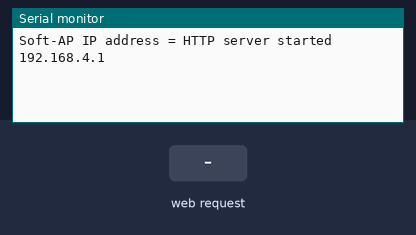
A sketch run on a simulated ESP8266 (NodeMCU). Parts: the last lines printed to the serial monitor. Inputs (shaded band) come from the test bench.

Above: at 1.2 s.
1.3 s: HTTP request GET /socket1On received
At 2.7 s:
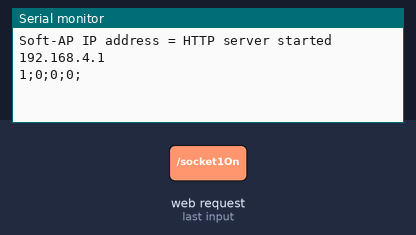
3.5 s: HTTP request GET /socket1Off received
At 4.3 s:
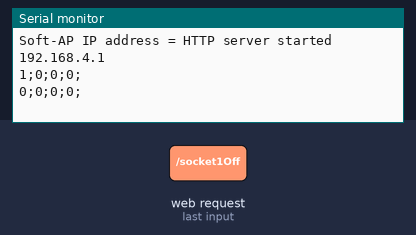

The sketch:

wifi_to_uart_v2.ino
```cpp
#include <ESP8266WiFi.h>
#include <WiFiClient.h>
#include <ESP8266WebServer.h>

#ifndef APSSID
#define APSSID "Reostat"
#define APPSK  "Password"
#endif

int nagrew = 0;
int led = 0;
int culer = 0;
int pid = 0;

//char str[32] = "";
char data[50];
const char *ssid = APSSID;
const char *password = APPSK;
int machine=1;
IPAddress apip;
ESP8266WebServer server(80);

void setup() {
  //pid_on = 0;
  Serial.begin(9600);
  Serial.setTimeout(1000);
  WiFi.softAP(ssid, password);
  Serial.print("Soft-AP IP address = ");
  apip = WiFi.softAPIP();

  //+++++++++++++++++++++++ START  nagrew ++++++++++++++++++++
  server.on("/", [](){
    server.send(200, "text/html", webPage());
  });
  server.on("/socket1On", [](){
    nagrew = 1;
    server.send(200, "text/html", webPage());
    delay(100);

  });
  server.on("/socket1Off", [](){
    nagrew = 0;
    server.send(200, "text/html", webPage());
    delay(100);
   //+++++++++++++++++++++++ END  nagrew ++++++++++++++++++++

   //+++++++++++++++++++++++ START  led  ++++++++++++++++++++
  });
  server.on("/socket2On", [](){
    led = 1;
    server.send(200, "text/html", webPage());
    delay(100);
  });
  server.on("/socket2Off", [](){
    led = 0;
    server.send(200, "text/html", webPage());
    delay(100);

   // +++++++++++++++++++++++ END  led ++++++++++++++++++++

   //+++++++++++++++++++++++ START  culer  ++++++++++++++++++++
  });
  server.on("/socket3On", [](){
    culer = 1;
    server.send(200, "text/html", webPage());
    delay(100);
  });
  server.on("/socket3Off", [](){
    culer = 0;
    server.send(200, "text/html", webPage());
    delay(100);

   // +++++++++++++++++++++++ END  culer ++++++++++++++++++++

  //+++++++++++++++++++++++ START  pid  ++++++++++++++++++++
  });
   server.on("/socket4On", [](){
    pid = 1;
    server.send(200, "text/html", webPage());
    delay(100);
  });
  server.on("/socket4Off", [](){
    pid = 0;
    server.send(200, "text/html", webPage());
    delay(100);

   // +++++++++++++++++++++++ END  pid ++++++++++++++++++++


  });

  server.begin();
  Serial.println("HTTP server started");
  Serial.println(apip);
}
unsigned long last_time = 0;
int change1 = 0;
int change2 = 0;
int change3 = 0;
int change4 = 0;
void loop() {

  if (millis() - last_time > 1000)
  {
    if ((change1 != nagrew) || (change2 != led) || (change3 != culer) || (change4 != pid)){
    change1 = nagrew;
    change2 = led;
    change3 = culer;
    change4 = pid;
    Serial.print(nagrew);
    Serial.print(";");
    Serial.print(led);
    Serial.print(";");
    Serial.print(culer);
    Serial.print(";");
    Serial.print(pid);
    Serial.println(";");
    }
    last_time = millis();
  }
  // if (Serial.available()){

  //  int amount = Serial.readBytesUntil('\n',data ,50);
  //  data[amount] = NULL;
  //  amount+=1;
  //  //Serial.println(data);
  //  }
    // if (pid_on == 1 && machine==1){
    //  machine=0;
    //  char data1[3];
    //  data1[0] = 'p';
    //  data1[1] = '\n';
    //  data1[2] = NULL;
    //  Serial.print(data1);
    //  pid_on = 0;
    //  }
    //Serial.println('p');
  //Serial.println(apip);
  //delay(500);
  server.handleClient();
}


String webPage()
{
  String web;
  web += "<head><meta name=\"viewport\" content=\"width=device-width, initial-scale=1\"/> <meta charset=\"utf-8\"><title>ESP 8266</title><style>button{color:red;padding: 10px 27px;}</style></head>";
  web += "<h1 style=\"text-align: center;font-family: Open sans;font-weight: 100;font-size: 20px;\">Reostat Server</h1><div>";
  //++++++++++ нагрев  +++++++++++++
  web += "<p style=\"text-align: center;margin-top: 0px;margin-bottom: 5px;\">----nagrew----</p>";
  if (nagrew == 1)
  {
    web += "<div style=\"text-align: center;width: 98px;color:white ;padding: 10px 30px;background-color: #43a209;margin: 0 auto;\">ON</div>";
  }
  else
  {
    web += "<div style=\"text-align: center;width: 98px;color:white ;padding: 10px 30px;background-color: #ec1212;margin: 0 auto;\">OFF</div>";
  }
  web += "<div style=\"text-align: center;margin: 5px 0px;\"> <a href=\"socket1On\"><button>ON</button></a>&nbsp;<a href=\"socket1Off\"><button>OFF</button></a></div>";
  // ++++++++ нагрев +++++++++++++

  //++++++++++ подсветка  +++++++++++++
  web += "<p style=\"text-align: center;margin-top: 0px;margin-bottom: 5px;\">----led----</p>";
  if (led == 1)
  {
    web += "<div style=\"text-align: center;width: 98px;color:white ;padding: 10px 30px;background-color: #43a209;margin: 0 auto;\">ON</div>";
  }
  else
  {
    web += "<div style=\"text-align: center;width: 98px;color:white ;padding: 10px 30px;background-color: #ec1212;margin: 0 auto;\">OFF</div>";
  }
  web += "<div style=\"text-align: center;margin: 5px 0px;\"> <a href=\"socket2On\"><button>ON</button></a>&nbsp;<a href=\"socket2Off\"><button>OFF</button></a></div>";
  // ++++++++ подсветка +++++++++++++

  //++++++++++ кулер  +++++++++++++
  web += "<p style=\"text-align: center;margin-top: 0px;margin-bottom: 5px;\">----culer----</p>";
  if (culer == 1)
  {
    web += "<div style=\"text-align: center;width: 98px;color:white ;padding: 10px 30px;background-color: #43a209;margin: 0 auto;\">ON</div>";
  }
  else
  {
    web += "<div style=\"text-align: center;width: 98px;color:white ;padding: 10px 30px;background-color: #ec1212;margin: 0 auto;\">OFF</div>";
  }
  web += "<div style=\"text-align: center;margin: 5px 0px;\"> <a href=\"socket3On\"><button>ON</button></a>&nbsp;<a href=\"socket3Off\"><button>OFF</button></a></div>";
  // ++++++++ кулер +++++++++++++

    //++++++++++ pid  +++++++++++++
  web += "<p style=\"text-align: center;margin-top: 0px;margin-bottom: 5px;\">----pid----</p>";
  if (pid == 1)
  {
    web += "<div style=\"text-align: center;width: 98px;color:white ;padding: 10px 30px;background-color: #43a209;margin: 0 auto;\">ON</div>";
  }
  else
  {
    web += "<div style=\"text-align: center;width: 98px;color:white ;padding: 10px 30px;background-color: #ec1212;margin: 0 auto;\">OFF</div>";
  }
  web += "<div style=\"text-align: center;margin: 5px 0px;\"> <a href=\"socket4On\"><button>ON</button></a>&nbsp;<a href=\"socket4Off\"><button>OFF</button></a></div>";
  // ++++++++ pid +++++++++++++

  // ========REFRESH=============
  web += "<div style=\"text-align:center;margin-top: 20px;\"><a href=\"/\"><button style=\"width:158px;\">REFRESH</button></a></div>";
  // ========REFRESH=============


  web += "</div>";
  return(web);
}
```

Measured:
- after the input at 1.3 s, the serial monitor: prints a new line after 0.70 s (image 1)
- after the input at 3.5 s, the serial monitor: prints a new line after 0.50 s (image 2)
